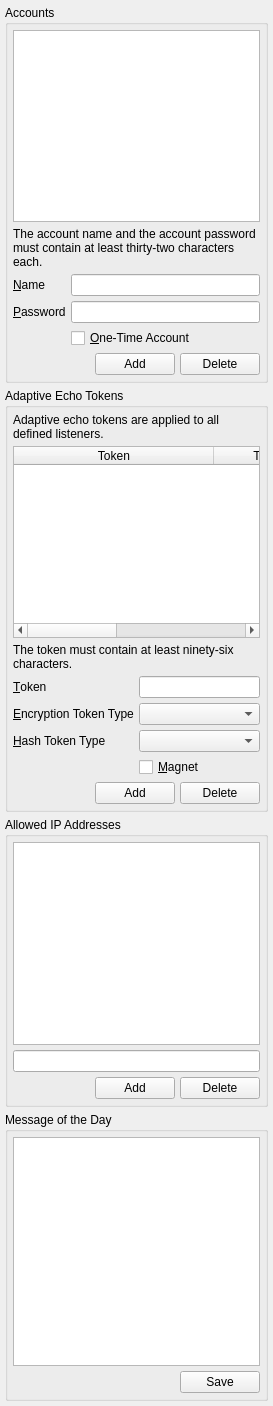
                  <widget class="QWidget" name="scrollAreaWidgetContents_3">
                   <property name="geometry">
                    <rect>
                     <x>0</x>
                     <y>0</y>
                     <width>273</width>
                     <height>1406</height>
                    </rect>
                   </property>
                   <layout class="QVBoxLayout" name="verticalLayout_38">
                    <property name="spacing">
                     <number>5</number>
                    </property>
                    <property name="margin">
                     <number>5</number>
                    </property>
                    <item>
                     <widget class="QGroupBox" name="accountsGB">
                      <property name="title">
                       <string>Accounts</string>
                      </property>
                      <layout class="QVBoxLayout" name="verticalLayout_37">
                       <property name="spacing">
                        <number>5</number>
                       </property>
                       <property name="margin">
                        <number>5</number>
                       </property>
                       <item>
                        <widget class="QListWidget" name="accounts">
                         <property name="tabKeyNavigation">
                          <bool>true</bool>
                         </property>
                         <property name="selectionBehavior">
                          <enum>QAbstractItemView::SelectRows</enum>
                         </property>
                         <property name="horizontalScrollMode">
                          <enum>QAbstractItemView::ScrollPerPixel</enum>
                         </property>
                        </widget>
                       </item>
                       <item>
                        <widget class="QLabel" name="label_88">
                         <property name="text">
                          <string>The account name and the account password must contain at least thirty-two characters each.</string>
                         </property>
                         <property name="wordWrap">
                          <bool>true</bool>
                         </property>
                        </widget>
                       </item>
                       <item>
                        <layout class="QGridLayout" name="gridLayout_6">
                         <property name="spacing">
                          <number>5</number>
                         </property>
                         <item row="0" column="0">
                          <widget class="QLabel" name="label_47">
                           <property name="text">
                            <string>&amp;Name</string>
                           </property>
                           <property name="buddy">
                            <cstring>accountName</cstring>
                           </property>
                          </widget>
                         </item>
                         <item row="1" column="0">
                          <widget class="QLabel" name="label_48">
                           <property name="text">
                            <string>&amp;Password</string>
                           </property>
                           <property name="buddy">
                            <cstring>accountPassword</cstring>
                           </property>
                          </widget>
                         </item>
                         <item row="0" column="1">
                          <widget class="QLineEdit" name="accountName"/>
                         </item>
                         <item row="1" column="1">
                          <widget class="QLineEdit" name="accountPassword">
                           <property name="echoMode">
                            <enum>QLineEdit::Password</enum>
                           </property>
                          </widget>
                         </item>
                         <item row="2" column="1">
                          <widget class="QCheckBox" name="ota">
                           <property name="toolTip">
                            <string>If checked, the account will be removed after a client successfully authenticates itself.</string>
                           </property>
                           <property name="text">
                            <string>&amp;One-Time Account</string>
                           </property>
                          </widget>
                         </item>
                        </layout>
                       </item>
                       <item>
                        <layout class="QHBoxLayout" name="horizontalLayout_52">
                         <property name="spacing">
                          <number>5</number>
                         </property>
                         <item>
                          <spacer name="horizontalSpacer_48">
                           <property name="orientation">
                            <enum>Qt::Horizontal</enum>
                           </property>
                           <property name="sizeHint" stdset="0">
                            <size>
                             <width>40</width>
                             <height>20</height>
                            </size>
                           </property>
                          </spacer>
                         </item>
                         <item>
                          <widget class="QPushButton" name="addAccount">
                           <property name="text">
                            <string>Add</string>
                           </property>
                          </widget>
                         </item>
                         <item>
                          <widget class="QPushButton" name="deleteAccount">
                           <property name="text">
                            <string>Delete</string>
                           </property>
                          </widget>
                         </item>
                        </layout>
                       </item>
                      </layout>
                     </widget>
                    </item>
                    <item>
                     <widget class="QGroupBox" name="groupBox_11">
                      <property name="title">
                       <string>Adaptive Echo Tokens</string>
                      </property>
                      <layout class="QVBoxLayout" name="verticalLayout_63">
                       <property name="spacing">
                        <number>5</number>
                       </property>
                       <property name="margin">
                        <number>5</number>
                       </property>
                       <item>
                        <widget class="QLabel" name="label_93">
                         <property name="text">
                          <string>Adaptive echo tokens are applied to all defined listeners.</string>
                         </property>
                         <property name="wordWrap">
                          <bool>true</bool>
                         </property>
                        </widget>
                       </item>
                       <item>
                        <widget class="QTableWidget" name="ae_tokens">
                         <property name="tabKeyNavigation">
                          <bool>true</bool>
                         </property>
                         <property name="alternatingRowColors">
                          <bool>true</bool>
                         </property>
                         <property name="selectionMode">
                          <enum>QAbstractItemView::SingleSelection</enum>
                         </property>
                         <property name="selectionBehavior">
                          <enum>QAbstractItemView::SelectRows</enum>
                         </property>
                         <property name="horizontalScrollMode">
                          <enum>QAbstractItemView::ScrollPerPixel</enum>
                         </property>
                         <property name="sortingEnabled">
                          <bool>true</bool>
                         </property>
                         <attribute name="horizontalHeaderDefaultSectionSize">
                          <number>200</number>
                         </attribute>
                         <attribute name="horizontalHeaderStretchLastSection">
                          <bool>true</bool>
                         </attribute>
                         <column>
                          <property name="text">
                           <string>Token</string>
                          </property>
                         </column>
                         <column>
                          <property name="text">
                           <string>Token Encryption Type</string>
                          </property>
                         </column>
                         <column>
                          <property name="text">
                           <string>Token Hash Type</string>
                          </property>
                         </column>
                        </widget>
                       </item>
                       <item>
                        <widget class="QLabel" name="label_89">
                         <property name="text">
                          <string>The token must contain at least ninety-six characters.</string>
                         </property>
                         <property name="wordWrap">
                          <bool>true</bool>
                         </property>
                        </widget>
                       </item>
                       <item>
                        <layout class="QGridLayout" name="gridLayout_9">
                         <property name="spacing">
                          <number>5</number>
                         </property>
                         <item row="0" column="1">
                          <widget class="QLineEdit" name="ae_token"/>
                         </item>
                         <item row="0" column="0">
                          <widget class="QLabel" name="label_83">
                           <property name="text">
                            <string>&amp;Token</string>
                           </property>
                           <property name="buddy">
                            <cstring>ae_token</cstring>
                           </property>
                          </widget>
                         </item>
                         <item row="1" column="0">
                          <widget class="QLabel" name="label_84">
                           <property name="text">
                            <string>&amp;Encryption Token Type</string>
                           </property>
                           <property name="buddy">
                            <cstring>ae_e_type</cstring>
                           </property>
                          </widget>
                         </item>
                         <item row="1" column="1">
                          <widget class="QComboBox" name="ae_e_type">
                           <property name="sizeAdjustPolicy">
                            <enum>QComboBox::AdjustToContents</enum>
                           </property>
                          </widget>
                         </item>
                         <item row="2" column="0">
                          <widget class="QLabel" name="label_85">
                           <property name="text">
                            <string>&amp;Hash Token Type</string>
                           </property>
                           <property name="buddy">
                            <cstring>ae_h_type</cstring>
                           </property>
                          </widget>
                         </item>
                         <item row="2" column="1">
                          <widget class="QComboBox" name="ae_h_type">
                           <property name="sizeAdjustPolicy">
                            <enum>QComboBox::AdjustToContents</enum>
                           </property>
                          </widget>
                         </item>
                         <item row="3" column="1">
                          <widget class="QCheckBox" name="ae_listeners_magnet">
                           <property name="text">
                            <string>&amp;Magnet</string>
                           </property>
                          </widget>
                         </item>
                        </layout>
                       </item>
                       <item>
                        <layout class="QHBoxLayout" name="horizontalLayout_81">
                         <property name="spacing">
                          <number>5</number>
                         </property>
                         <item>
                          <spacer name="horizontalSpacer_65">
                           <property name="orientation">
                            <enum>Qt::Horizontal</enum>
                           </property>
                           <property name="sizeHint" stdset="0">
                            <size>
                             <width>40</width>
                             <height>20</height>
                            </size>
                           </property>
                          </spacer>
                         </item>
                         <item>
                          <widget class="QPushButton" name="addAEToken">
                           <property name="text">
                            <string>Add</string>
                           </property>
                          </widget>
                         </item>
                         <item>
                          <widget class="QPushButton" name="deleteAEToken">
                           <property name="text">
                            <string>Delete</string>
                           </property>
                          </widget>
                         </item>
                        </layout>
                       </item>
                      </layout>
                     </widget>
                    </item>
                    <item>
                     <widget class="QGroupBox" name="approvedIPs">
                      <property name="title">
                       <string>Allowed IP Addresses</string>
                      </property>
                      <property name="checked">
                       <bool>false</bool>
                      </property>
                      <layout class="QVBoxLayout" name="verticalLayout_36">
                       <property name="spacing">
                        <number>5</number>
                       </property>
                       <property name="margin">
                        <number>5</number>
                       </property>
                       <item>
                        <widget class="QListWidget" name="acceptedIPList">
                         <property name="tabKeyNavigation">
                          <bool>true</bool>
                         </property>
                         <property name="selectionBehavior">
                          <enum>QAbstractItemView::SelectRows</enum>
                         </property>
                         <property name="horizontalScrollMode">
                          <enum>QAbstractItemView::ScrollPerPixel</enum>
                         </property>
                        </widget>
                       </item>
                       <item>
                        <widget class="QLineEdit" name="acceptedIP">
                         <property name="toolTip">
                          <string>The keyword Any is supported.</string>
                         </property>
                        </widget>
                       </item>
                       <item>
                        <layout class="QHBoxLayout" name="horizontalLayout_49">
                         <property name="spacing">
                          <number>5</number>
                         </property>
                         <item>
                          <spacer name="horizontalSpacer_37">
                           <property name="orientation">
                            <enum>Qt::Horizontal</enum>
                           </property>
                           <property name="sizeHint" stdset="0">
                            <size>
                             <width>40</width>
                             <height>20</height>
                            </size>
                           </property>
                          </spacer>
                         </item>
                         <item>
                          <widget class="QPushButton" name="addAcceptedIP">
                           <property name="text">
                            <string>Add</string>
                           </property>
                          </widget>
                         </item>
                         <item>
                          <widget class="QPushButton" name="deleteAcceptedIP">
                           <property name="text">
                            <string>Delete</string>
                           </property>
                          </widget>
                         </item>
                        </layout>
                       </item>
                      </layout>
                     </widget>
                    </item>
                    <item>
                     <widget class="QGroupBox" name="groupBox_10">
                      <property name="title">
                       <string>Message of the Day</string>
                      </property>
                      <layout class="QVBoxLayout" name="verticalLayout_62">
                       <property name="spacing">
                        <number>5</number>
                       </property>
                       <property name="margin">
                        <number>5</number>
                       </property>
                       <item>
                        <widget class="QPlainTextEdit" name="motd">
                         <property name="font">
                          <font>
                           <family>Monospace</family>
                          </font>
                         </property>
                        </widget>
                       </item>
                       <item>
                        <layout class="QHBoxLayout" name="horizontalLayout_80">
                         <property name="spacing">
                          <number>5</number>
                         </property>
                         <item>
                          <spacer name="horizontalSpacer_63">
                           <property name="orientation">
                            <enum>Qt::Horizontal</enum>
                           </property>
                           <property name="sizeHint" stdset="0">
                            <size>
                             <width>40</width>
                             <height>20</height>
                            </size>
                           </property>
                          </spacer>
                         </item>
                         <item>
                          <widget class="QPushButton" name="saveMOTD">
                           <property name="text">
                            <string>Save</string>
                           </property>
                          </widget>
                         </item>
                        </layout>
                       </item>
                      </layout>
                     </widget>
                    </item>
                   </layout>
                  </widget>
